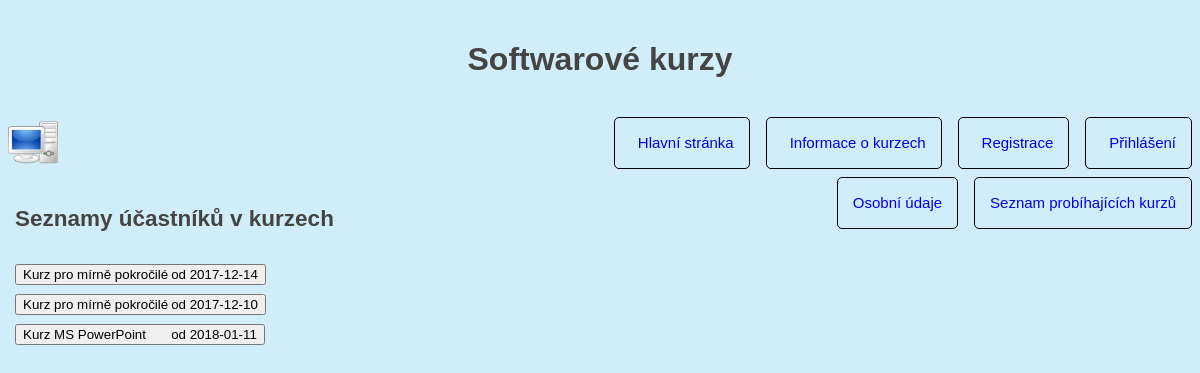
The page /member.php on the database its author committed.
### tables this page shows
CREATE TABLE IF NOT EXISTS `listed_course` (
  `id` int(11) NOT NULL AUTO_INCREMENT,
  `id_course` int(11) NOT NULL,
  `city` varchar(50) NOT NULL,
  `number_logged` int(11) NOT NULL,
  `date` date NOT NULL,
  PRIMARY KEY (`id`)
);

CREATE TABLE IF NOT EXISTS `course` (
  `id_course` int(11) NOT NULL AUTO_INCREMENT,
  `name` text NOT NULL,
  `lector` text NOT NULL,
  `max_capacity` int(11) NOT NULL,
  `price_person` int(11) NOT NULL,
  `price_firm` int(11) NOT NULL,
  `cost_course` int(11) NOT NULL,
  `information` text NOT NULL,
  PRIMARY KEY (`id_course`)
);

### member.php (the view, shortened to what this page needs)
<?php
    require_once("header.php");
?>
<?php
    require_once("person_area.php");
?>
<h2>Seznamy účastníků v kurzech</h2>
<?php
    $list_course = $mysqli->query("SELECT * FROM `listed_course`");
    for($i = 1; $i <= ($list_course->num_rows); $i++)
    {
          $course_on = $list_course->fetch_assoc();
          $result = $mysqli->query("SELECT * FROM `course`, `listed_course` WHERE listed_course.id = '".$course_on['id']."' AND course.id_course = listed_course.id_course");
          $course_all = $result->fetch_assoc();
          if($course_on['number_logged']>0)
              echo '<form action="member_table.php" method="post" name="member_table">
                        <input type="hidden"  name="course_name" value="'.$course_on['id'].'"" />
                        <input type="submit" name="btn_members" value="'.$course_all['name']."\tod ".$course_on['date'].'" />
                    </form>';
    }
?>
<?php
    require_once("footer.php");
?>

### css/styles.css (style rules this page uses)
body { font-family: "Raleway", Helvetica, Arial, "Lucida Grande", sans-serif; font-size: 15px; margin: 0; padding: 0; line-height: 2; color: #444; background: #d2edfa; }

### rows shown on the page
listed_course: btn_members "Kurz pro mírně pokročilé od 2017-12-14"
listed_course: btn_members "Kurz pro mírně pokročilé od 2017-12-10"
listed_course: btn_members "Kurz MS PowerPoint od 2018-01-11"
